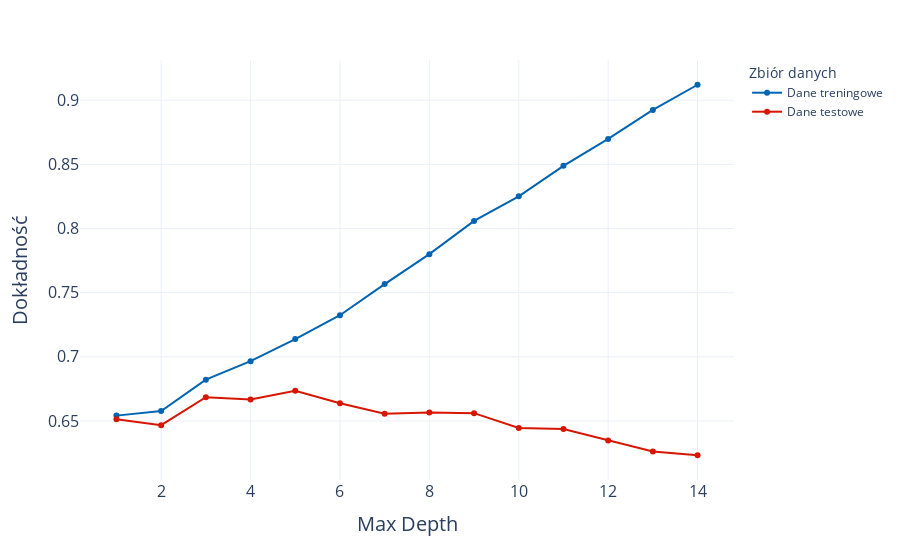

Notebook code for this chart:
### Code cell
train_test_plot(depth, ma_train, ma_test, "Max Depth", "max_depth_tree")

### Figure 1 — Plotly figure (JSON) as saved in the notebook; plotly's stock layout.template omitted (floating-point values rounded to 4 significant figures)
{"data": [{"hovertemplate": "Zbiór danych=Dane treningowe<br>depth=%{x}<br>value=%{y}<extra></extra>", "legendgroup": "Dane treningowe", "line": {"color": "#0064B2", "dash": "solid", "shape": "linear"}, "marker": {"symbol": "circle"}, "mode": "lines+markers", "name": "Dane treningowe", "orientation": "v", "showlegend": true, "type": "scatter", "x": [1, 2, 3, 4, 5, 6, 7, 8, 9, 10, 11, 12, 13, 14], "xaxis": "x", "y": [0.6542, 0.6577, 0.6823, 0.6967, 0.7139, 0.7324, 0.7567, 0.78, 0.8059, 0.8251, 0.8489, 0.8698, 0.8924, 0.912], "yaxis": "y"}, {"hovertemplate": "Zbiór danych=Dane testowe<br>depth=%{x}<br>value=%{y}<extra></extra>", "legendgroup": "Dane testowe", "line": {"color": "#D61600", "dash": "solid", "shape": "linear"}, "marker": {"symbol": "circle"}, "mode": "lines+markers", "name": "Dane testowe", "orientation": "v", "showlegend": true, "type": "scatter", "x": [1, 2, 3, 4, 5, 6, 7, 8, 9, 10, 11, 12, 13, 14], "xaxis": "x", "y": [0.6514, 0.6468, 0.6685, 0.6668, 0.6736, 0.6638, 0.6557, 0.6566, 0.6562, 0.6447, 0.6438, 0.6349, 0.6263, 0.6233], "yaxis": "y"}], "layout": {"legend": {"title": {"text": "Zbiór danych"}, "tracegroupgap": 0}, "margin": {"t": 60}, "showlegend": true, "xaxis": {"anchor": "y", "domain": [0, 1], "tickfont": {"size": 16}, "title": {"font": {"size": 20}, "text": "Max Depth"}}, "yaxis": {"anchor": "x", "domain": [0, 1], "tickfont": {"size": 16}, "title": {"font": {"size": 20}, "text": "Dokładność"}}}}
